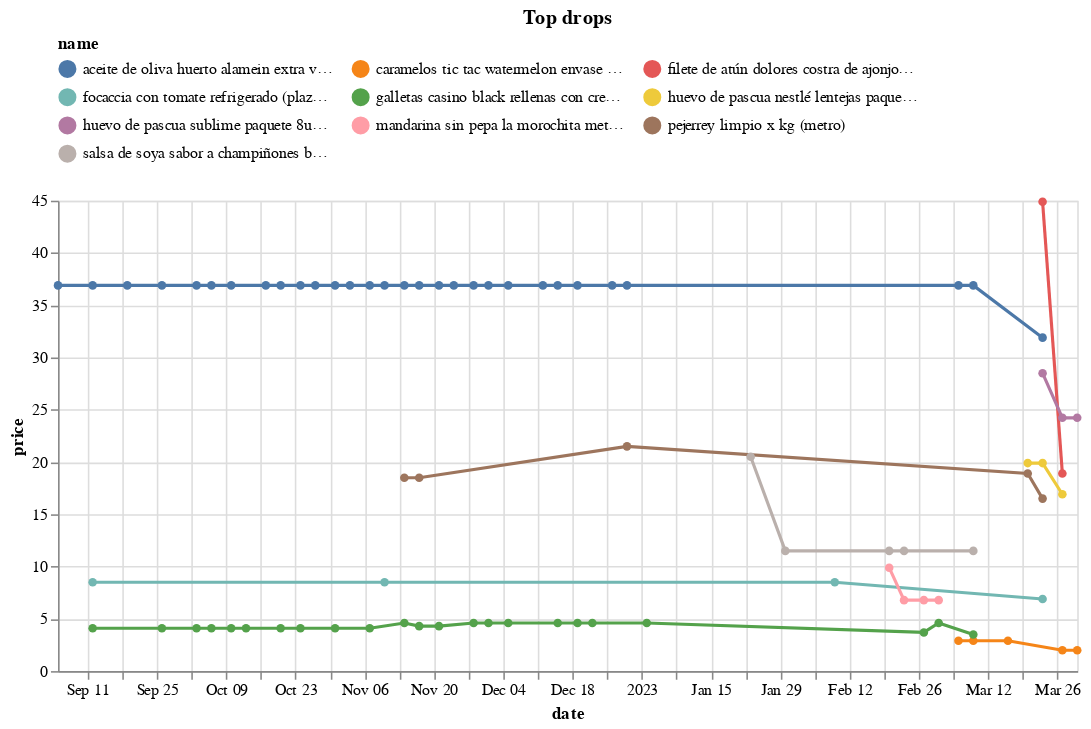

Notebook source saved alongside this figure:
### Code cell
(top_changes
 .sort_values('change')
 .head(10)
 .loc[:, ['store','sku']]
 .merge(df, on=['store','sku'])
 .pipe(alt.Chart)
 .mark_line(point=True)
 .encode(x='date', y='price', color='name', tooltip=['name','price'])
 .properties(width=650, title='Top drops')
 .configure_legend(orient='top', columns=3)
)

### Figure 1 — Vega-Lite specification as saved in the notebook (floating-point values rounded to 4 significant figures)
{"config": {"view": {"continuousWidth": 400, "continuousHeight": 300}, "legend": {"columns": 3, "orient": "top"}}, "data": {"name": "data-12257765d46d276fb5d09d63610c1da9"}, "mark": {"type": "line", "point": true}, "encoding": {"color": {"field": "name", "type": "nominal"}, "tooltip": [{"field": "name", "type": "nominal"}, {"field": "price", "type": "quantitative"}], "x": {"field": "date", "type": "temporal"}, "y": {"field": "price", "type": "quantitative"}}, "title": "Top drops", "width": 650, "$schema": "https://vega.github.io/schema/vega-lite/v4.17.0.json", "datasets": {"data-12257765d46d276fb5d09d63610c1da9": [{"store": "plaza_vea", "sku": 10850214, "brand": "DOLORES", "uri": "https://www.plazavea.com.pe/filete-de-atun-dolores-costra-de-ajonjoli-bolsa-304g/p", "name": "filete de atún dolores costra de ajonjolí bolsa 304g (plaza_vea)", "price": 44.9, "category": "https://www.plazavea.com.pe/carnes-aves-y-pescados", "date": "2023-03-23T00:00:00"}, {"store": "plaza_vea", "sku": 10850214, "brand": "DOLORES", "uri": "https://www.plazavea.com.pe/filete-de-atun-dolores-costra-de-ajonjoli-bolsa-304g/p", "name": "filete de atún dolores costra de ajonjolí bolsa 304g (plaza_vea)", "price": 18.9, "category": "https://www.plazavea.com.pe/carnes-aves-y-pescados", "date": "2023-03-27T00:00:00"}, {"store": "plaza_vea", "sku": 10211360, "brand": "PLAZA VEA", "uri": "https://www.plazavea.com.pe/focaccia-con-tomate-refrigerado/p", "name": "focaccia con tomate refrigerado (plaza_vea)", "price": 8.5, "category": "https://www.plazavea.com.pe/panaderia-y-pasteleria", "date": "2022-09-12T00:00:00"}, {"store": "plaza_vea", "sku": 10211360, "brand": "PLAZA VEA", "uri": "https://www.plazavea.com.pe/focaccia-con-tomate-refrigerado/p", "name": "focaccia con tomate refrigerado (plaza_vea)", "price": 8.5, "category": "https://www.plazavea.com.pe/panaderia-y-pasteleria", "date": "2023-02-09T00:00:00"}, {"store": "plaza_vea", "sku": 10211360, "brand": "PLAZA VEA", "uri": "https://www.plazavea.com.pe/focaccia-con-tomate-refrigerado/p", "name": "focaccia con tomate refrigerado (plaza_vea)", "price": 6.9, "category": "https://www.plazavea.com.pe/panaderia-y-pasteleria", "date": "2023-03-23T00:00:00"}, {"store": "plaza_vea", "sku": 10211360, "brand": "PLAZA VEA", "uri": "https://www.plazavea.com.pe/focaccia-con-tomate-refrigerado/p", "name": "focaccia con tomate refrigerado (plaza_vea)", "price": 8.5, "category": "https://www.plazavea.com.pe/panaderia-y-pasteleria", "date": "2022-11-10T00:00:00"}, {"store": "metro", "sku": 4145, "brand": ".", "uri": "https://www.metro.pe/pejerrey-limpio-x-kg-5844/p", "name": "pejerrey limpio x kg (metro)", "price": 18.5, "category": "https://www.metro.pe/carnes-aves-y-pescados/pescados-y-mariscos/pescados-frescos", "date": "2022-11-17T00:00:00"}, {"store": "metro", "sku": 4145, "brand": ".", "uri": "https://www.metro.pe/pejerrey-limpio-x-kg-5844/p", "name": "pejerrey limpio x kg (metro)", "price": 21.5, "category": "https://www.metro.pe/carnes-aves-y-pescados/pescados-y-mariscos/pescados-frescos", "date": "2022-12-29T00:00:00"}, {"store": "metro", "sku": 4145, "brand": "Genérico", "uri": "https://www.metro.pe/pejerrey-limpio-x-kg-5844/p", "name": "pejerrey limpio x kg (metro)", "price": 18.9, "category": "https://www.metro.pe/carnes-aves-y-pescados/pescados-y-mariscos/pescados-frescos", "date": "2023-03-20T00:00:00"}, {"store": "metro", "sku": 4145, "brand": ".", "uri": "https://www.metro.pe/pejerrey-limpio-x-kg-5844/p", "name": "pejerrey limpio x kg (metro)", "price": 18.5, "category": "https://www.metro.pe/carnes-aves-y-pescados/pescados-y-mariscos/pescados-frescos", "date": "2022-11-14T00:00:00"}, {"store": "metro", "sku": 4145, "brand": "Genérico", "uri": "https://www.metro.pe/pejerrey-limpio-x-kg-5844/p", "name": "pejerrey limpio x kg (metro)", "price": 16.5, "category": "https://www.metro.pe/carnes-aves-y-pescados/pescados-y-mariscos/pescados-frescos", "date": "2023-03-23T00:00:00"}, {"store": "metro", "sku": 1017219, "brand": "Bárcidda", "uri": "https://www.metro.pe/salsa-de-soya-sabor-a-champinones-barcidda-500ml-981112/p", "name": "salsa de soya sabor a champiñones bárcidda 500ml (metro)", "price": 11.5, "category": "https://www.metro.pe/abarrotes/condimentos-vinagres-y-comida-instantanea/vinagres-y-sillao", "date": "2023-01-30T00:00:00"}, {"store": "metro", "sku": 1017219, "brand": "Bárcidda", "uri": "https://www.metro.pe/salsa-de-soya-sabor-a-champinones-barcidda-500ml-981112/p", "name": "salsa de soya sabor a champiñones bárcidda 500ml (metro)", "price": 11.5, "category": "https://www.metro.pe/abarrotes/condimentos-vinagres-y-comida-instantanea/vinagres-y-sillao", "date": "2023-02-23T00:00:00"}, {"store": "metro", "sku": 1017219, "brand": "Bárcidda", "uri": "https://www.metro.pe/salsa-de-soya-sabor-a-champinones-barcidda-500ml-981112/p", "name": "salsa de soya sabor a champiñones bárcidda 500ml (metro)", "price": 20.5, "category": "https://www.metro.pe/abarrotes/condimentos-vinagres-y-comida-instantanea/vinagres-y-sillao", "date": "2023-01-23T00:00:00"}, {"store": "metro", "sku": 1017219, "brand": "Bárcidda", "uri": "https://www.metro.pe/salsa-de-soya-sabor-a-champinones-barcidda-500ml-981112/p", "name": "salsa de soya sabor a champiñones bárcidda 500ml (metro)", "price": 11.5, "category": "https://www.metro.pe/abarrotes/condimentos-vinagres-y-comida-instantanea/vinagres-y-sillao", "date": "2023-03-09T00:00:00"}, {"store": "metro", "sku": 1017219, "brand": "Bárcidda", "uri": "https://www.metro.pe/salsa-de-soya-sabor-a-champinones-barcidda-500ml-981112/p", "name": "salsa de soya sabor a champiñones bárcidda 500ml (metro)", "price": 11.5, "category": "https://www.metro.pe/abarrotes/condimentos-vinagres-y-comida-instantanea/vinagres-y-sillao", "date": "2023-02-20T00:00:00"}, {"store": "metro", "sku": 958426, "brand": "Sin Marca", "uri": "https://www.metro.pe/mandarina-sin-pepa-la-morochita-metro-1-5kg-784196/p", "name": "mandarina sin pepa la morochita metro 1.5kg (metro)", "price": 6.79, "category": "https://www.metro.pe/frutas-y-verduras/frutas/naranjas-y-otros-citricos", "date": "2023-02-23T00:00:00"}, {"store": "metro", "sku": 958426, "brand": "Sin Marca", "uri": "https://www.metro.pe/mandarina-sin-pepa-la-morochita-metro-1-5kg-784196/p", "name": "mandarina sin pepa la morochita metro 1.5kg (metro)", "price": 6.79, "category": "https://www.metro.pe/frutas-y-verduras/frutas/naranjas-y-otros-citricos", "date": "2023-02-27T00:00:00"}, {"store": "metro", "sku": 958426, "brand": "Sin Marca", "uri": "https://www.metro.pe/mandarina-sin-pepa-la-morochita-metro-1-5kg-784196/p", "name": "mandarina sin pepa la morochita metro 1.5kg (metro)", "price": 6.79, "category": "https://www.metro.pe/frutas-y-verduras/frutas/naranjas-y-otros-citricos", "date": "2023-03-02T00:00:00"}, {"store": "metro", "sku": 958426, "brand": "Sin Marca", "uri": "https://www.metro.pe/mandarina-sin-pepa-la-morochita-metro-1-5kg-784196/p", "name": "mandarina sin pepa la morochita metro 1.5kg (metro)", "price": 9.89, "category": "https://www.metro.pe/frutas-y-verduras/frutas/naranjas-y-otros-citricos", "date": "2023-02-20T00:00:00"}, {"store": "plaza_vea", "sku": 10792980, "brand": "TIC TAC", "uri": "https://www.plazavea.com.pe/caramelos-tic-tac-watermelon-envase-16g/p", "name": "caramelos tic tac watermelon envase 16g (plaza_vea)", "price": 2.9, "category": "https://www.plazavea.com.pe/abarrotes", "date": "2023-03-06T00:00:00"}, {"store": "plaza_vea", "sku": 10792980, "brand": "TIC TAC", "uri": "https://www.plazavea.com.pe/caramelos-tic-tac-watermelon-envase-16g/p", "name": "caramelos tic tac watermelon envase 16g (plaza_vea)", "price": 2.0, "category": "https://www.plazavea.com.pe/abarrotes", "date": "2023-03-30T00:00:00"}, {"store": "plaza_vea", "sku": 10792980, "brand": "TIC TAC", "uri": "https://www.plazavea.com.pe/caramelos-tic-tac-watermelon-envase-16g/p", "name": "caramelos tic tac watermelon envase 16g (plaza_vea)", "price": 2.0, "category": "https://www.plazavea.com.pe/abarrotes", "date": "2023-03-27T00:00:00"}, {"store": "plaza_vea", "sku": 10792980, "brand": "TIC TAC", "uri": "https://www.plazavea.com.pe/caramelos-tic-tac-watermelon-envase-16g/p", "name": "caramelos tic tac watermelon envase 16g (plaza_vea)", "price": 2.9, "category": "https://www.plazavea.com.pe/abarrotes", "date": "2023-03-09T00:00:00"}, {"store": "plaza_vea", "sku": 10792980, "brand": "TIC TAC", "uri": "https://www.plazavea.com.pe/caramelos-tic-tac-watermelon-envase-16g/p", "name": "caramelos tic tac watermelon envase 16g (plaza_vea)", "price": 2.9, "category": "https://www.plazavea.com.pe/abarrotes", "date": "2023-03-16T00:00:00"}, {"store": "plaza_vea", "sku": 10406424, "brand": "NESTLE SUBLIME", "uri": "https://www.plazavea.com.pe/huevo-de-pascua-sublime-paquete-8un/p", "name": "huevo de pascua sublime paquete 8un (plaza_vea)", "price": 24.23, "category": "https://www.plazavea.com.pe/abarrotes", "date": "2023-03-30T00:00:00"}, {"store": "plaza_vea", "sku": 10406424, "brand": "NESTLE SUBLIME", "uri": "https://www.plazavea.com.pe/huevo-de-pascua-sublime-paquete-8un/p", "name": "huevo de pascua sublime paquete 8un (plaza_vea)", "price": 28.5, "category": "https://www.plazavea.com.pe/abarrotes", "date": "2023-03-23T00:00:00"}, {"store": "plaza_vea", "sku": 10406424, "brand": "NESTLE SUBLIME", "uri": "https://www.plazavea.com.pe/huevo-de-pascua-sublime-paquete-8un/p", "name": "huevo de pascua sublime paquete 8un (plaza_vea)", "price": 24.23, "category": "https://www.plazavea.com.pe/abarrotes", "date": "2023-03-27T00:00:00"}, {"store": "plaza_vea", "sku": 10083534, "brand": "NESTLÉ", "uri": "https://www.plazavea.com.pe/huevo-de-pascua-lentejas-paquete-101-5g/p", "name": "huevo de pascua nestlé lentejas paquete 101.5g (plaza_vea)", "price": 19.9, "category": "https://www.plazavea.com.pe/abarrotes", "date": "2023-03-20T00:00:00"}, {"store": "plaza_vea", "sku": 10083534, "brand": "NESTLÉ", "uri": "https://www.plazavea.com.pe/huevo-de-pascua-lentejas-paquete-101-5g/p", "name": "huevo de pascua nestlé lentejas paquete 101.5g (plaza_vea)", "price": 19.9, "category": "https://www.plazavea.com.pe/abarrotes", "date": "2023-03-23T00:00:00"}, {"store": "plaza_vea", "sku": 10083534, "brand": "NESTLÉ", "uri": "https://www.plazavea.com.pe/huevo-de-pascua-lentejas-paquete-101-5g/p", "name": "huevo de pascua nestlé lentejas paquete 101.5g (plaza_vea)", "price": 16.92, "category": "https://www.plazavea.com.pe/abarrotes", "date": "2023-03-27T00:00:00"}, {"store": "plaza_vea", "sku": 560, "brand": "HUERTO ALAMEIN", "uri": "https://www.plazavea.com.pe/aceite-de-oliva-huerto-alamein-extra-virgen-botella-1l/p", "name": "aceite de oliva huerto alamein extra virgen botella 1l (plaza_vea)", "price": 36.9, "category": "https://www.plazavea.com.pe/abarrotes", "date": "2022-12-05T00:00:00"}, {"store": "plaza_vea", "sku": 560, "brand": "HUERTO ALAMEIN", "uri": "https://www.plazavea.com.pe/aceite-de-oliva-huerto-alamein-extra-virgen-botella-1l/p", "name": "aceite de oliva huerto alamein extra virgen botella 1l (plaza_vea)", "price": 36.9, "category": "https://www.plazavea.com.pe/abarrotes", "date": "2022-12-15T00:00:00"}, {"store": "plaza_vea", "sku": 560, "brand": "HUERTO ALAMEIN", "uri": "https://www.plazavea.com.pe/aceite-de-oliva-huerto-alamein-extra-virgen-botella-1l/p", "name": "aceite de oliva huerto alamein extra virgen botella 1l (plaza_vea)", "price": 36.9, "category": "https://www.plazavea.com.pe/abarrotes", "date": "2022-12-29T00:00:00"}, {"store": "plaza_vea", "sku": 560, "brand": "HUERTO ALAMEIN", "uri": "https://www.plazavea.com.pe/aceite-de-oliva-huerto-alamein-extra-virgen-botella-1l/p", "name": "aceite de oliva huerto alamein extra virgen botella 1l (plaza_vea)", "price": 36.9, "category": "https://www.plazavea.com.pe/abarrotes", "date": "2022-11-21T00:00:00"}, {"store": "plaza_vea", "sku": 560, "brand": "HUERTO ALAMEIN", "uri": "https://www.plazavea.com.pe/aceite-de-oliva-huerto-alamein-extra-virgen-botella-1l/p", "name": "aceite de oliva huerto alamein extra virgen botella 1l (plaza_vea)", "price": 36.9, "category": "https://www.plazavea.com.pe/abarrotes", "date": "2022-11-24T00:00:00"}, {"store": "plaza_vea", "sku": 560, "brand": "HUERTO ALAMEIN", "uri": "https://www.plazavea.com.pe/aceite-de-oliva-huerto-alamein-extra-virgen-botella-1l/p", "name": "aceite de oliva huerto alamein extra virgen botella 1l (plaza_vea)", "price": 36.9, "category": "https://www.plazavea.com.pe/abarrotes", "date": "2022-10-20T00:00:00"}, {"store": "plaza_vea", "sku": 560, "brand": "HUERTO ALAMEIN", "uri": "https://www.plazavea.com.pe/aceite-de-oliva-huerto-alamein-extra-virgen-botella-1l/p", "name": "aceite de oliva huerto alamein extra virgen botella 1l (plaza_vea)", "price": 36.9, "category": "https://www.plazavea.com.pe/abarrotes", "date": "2022-09-12T00:00:00"}, {"store": "plaza_vea", "sku": 560, "brand": "HUERTO ALAMEIN", "uri": "https://www.plazavea.com.pe/aceite-de-oliva-huerto-alamein-extra-virgen-botella-1l/p", "name": "aceite de oliva huerto alamein extra virgen botella 1l (plaza_vea)", "price": 36.9, "category": "https://www.plazavea.com.pe/abarrotes", "date": "2022-11-07T00:00:00"}, {"store": "plaza_vea", "sku": 560, "brand": "HUERTO ALAMEIN", "uri": "https://www.plazavea.com.pe/aceite-de-oliva-huerto-alamein-extra-virgen-botella-1l/p", "name": "aceite de oliva huerto alamein extra virgen botella 1l (plaza_vea)", "price": 36.9, "category": "https://www.plazavea.com.pe/abarrotes", "date": "2022-11-14T00:00:00"}, {"store": "plaza_vea", "sku": 560, "brand": "HUERTO ALAMEIN", "uri": "https://www.plazavea.com.pe/aceite-de-oliva-huerto-alamein-extra-virgen-botella-1l/p", "name": "aceite de oliva huerto alamein extra virgen botella 1l (plaza_vea)", "price": 36.9, "category": "https://www.plazavea.com.pe/abarrotes", "date": "2022-10-27T00:00:00"}, {"store": "plaza_vea", "sku": 560, "brand": "HUERTO ALAMEIN", "uri": "https://www.plazavea.com.pe/aceite-de-oliva-huerto-alamein-extra-virgen-botella-1l/p", "name": "aceite de oliva huerto alamein extra virgen botella 1l (plaza_vea)", "price": 36.9, "category": "https://www.plazavea.com.pe/abarrotes", "date": "2023-03-06T00:00:00"}, {"store": "plaza_vea", "sku": 560, "brand": "HUERTO ALAMEIN", "uri": "https://www.plazavea.com.pe/aceite-de-oliva-huerto-alamein-extra-virgen-botella-1l/p", "name": "aceite de oliva huerto alamein extra virgen botella 1l (plaza_vea)", "price": 36.9, "category": "https://www.plazavea.com.pe/abarrotes", "date": "2022-12-26T00:00:00"}, {"store": "plaza_vea", "sku": 560, "brand": "HUERTO ALAMEIN", "uri": "https://www.plazavea.com.pe/aceite-de-oliva-huerto-alamein-extra-virgen-botella-1l/p", "name": "aceite de oliva huerto alamein extra virgen botella 1l (plaza_vea)", "price": 36.9, "category": "https://www.plazavea.com.pe/abarrotes", "date": "2022-11-17T00:00:00"}, {"store": "plaza_vea", "sku": 560, "brand": "HUERTO ALAMEIN", "uri": "https://www.plazavea.com.pe/aceite-de-oliva-huerto-alamein-extra-virgen-botella-1l/p", "name": "aceite de oliva huerto alamein extra virgen botella 1l (plaza_vea)", "price": 36.9, "category": "https://www.plazavea.com.pe/abarrotes", "date": "2022-10-06T00:00:00"}, {"store": "plaza_vea", "sku": 560, "brand": "HUERTO ALAMEIN", "uri": "https://www.plazavea.com.pe/aceite-de-oliva-huerto-alamein-extra-virgen-botella-1l/p", "name": "aceite de oliva huerto alamein extra virgen botella 1l (plaza_vea)", "price": 31.9, "category": "https://www.plazavea.com.pe/abarrotes", "date": "2023-03-23T00:00:00"}, {"store": "plaza_vea", "sku": 560, "brand": "HUERTO ALAMEIN", "uri": "https://www.plazavea.com.pe/aceite-de-oliva-huerto-alamein-extra-virgen-botella-1l/p", "name": "aceite de oliva huerto alamein extra virgen botella 1l (plaza_vea)", "price": 36.9, "category": "https://www.plazavea.com.pe/abarrotes", "date": "2022-10-17T00:00:00"}, {"store": "plaza_vea", "sku": 560, "brand": "HUERTO ALAMEIN", "uri": "https://www.plazavea.com.pe/aceite-de-oliva-huerto-alamein-extra-virgen-botella-1l/p", "name": "aceite de oliva huerto alamein extra virgen botella 1l (plaza_vea)", "price": 36.9, "category": "https://www.plazavea.com.pe/abarrotes", "date": "2022-12-01T00:00:00"}, {"store": "plaza_vea", "sku": 560, "brand": "HUERTO ALAMEIN", "uri": "https://www.plazavea.com.pe/aceite-de-oliva-huerto-alamein-extra-virgen-botella-1l/p", "name": "aceite de oliva huerto alamein extra virgen botella 1l (plaza_vea)", "price": 36.9, "category": "https://www.plazavea.com.pe/abarrotes", "date": "2022-11-10T00:00:00"}, {"store": "plaza_vea", "sku": 560, "brand": "HUERTO ALAMEIN", "uri": "https://www.plazavea.com.pe/aceite-de-oliva-huerto-alamein-extra-virgen-botella-1l/p", "name": "aceite de oliva huerto alamein extra virgen botella 1l (plaza_vea)", "price": 36.9, "category": "https://www.plazavea.com.pe/abarrotes", "date": "2022-10-10T00:00:00"}, {"store": "plaza_vea", "sku": 560, "brand": "HUERTO ALAMEIN", "uri": "https://www.plazavea.com.pe/aceite-de-oliva-huerto-alamein-extra-virgen-botella-1l/p", "name": "aceite de oliva huerto alamein extra virgen botella 1l (plaza_vea)", "price": 36.9, "category": "https://www.plazavea.com.pe/abarrotes", "date": "2022-12-19T00:00:00"}, {"store": "plaza_vea", "sku": 560, "brand": "HUERTO ALAMEIN", "uri": "https://www.plazavea.com.pe/aceite-de-oliva-huerto-alamein-extra-virgen-botella-1l/p", "name": "aceite de oliva huerto alamein extra virgen botella 1l (plaza_vea)", "price": 36.9, "category": "https://www.plazavea.com.pe/abarrotes", "date": "2023-03-09T00:00:00"}, {"store": "plaza_vea", "sku": 560, "brand": "HUERTO ALAMEIN", "uri": "https://www.plazavea.com.pe/aceite-de-oliva-huerto-alamein-extra-virgen-botella-1l/p", "name": "aceite de oliva huerto alamein extra virgen botella 1l (plaza_vea)", "price": 36.9, "category": "https://www.plazavea.com.pe/abarrotes", "date": "2022-09-05T00:00:00"}, {"store": "plaza_vea", "sku": 560, "brand": "HUERTO ALAMEIN", "uri": "https://www.plazavea.com.pe/aceite-de-oliva-huerto-alamein-extra-virgen-botella-1l/p", "name": "aceite de oliva huerto alamein extra virgen botella 1l (plaza_vea)", "price": 36.9, "category": "https://www.plazavea.com.pe/abarrotes", "date": "2022-09-19T00:00:00"}, {"store": "plaza_vea", "sku": 560, "brand": "HUERTO ALAMEIN", "uri": "https://www.plazavea.com.pe/aceite-de-oliva-huerto-alamein-extra-virgen-botella-1l/p", "name": "aceite de oliva huerto alamein extra virgen botella 1l (plaza_vea)", "price": 36.9, "category": "https://www.plazavea.com.pe/abarrotes", "date": "2022-12-12T00:00:00"}, {"store": "plaza_vea", "sku": 560, "brand": "HUERTO ALAMEIN", "uri": "https://www.plazavea.com.pe/aceite-de-oliva-huerto-alamein-extra-virgen-botella-1l/p", "name": "aceite de oliva huerto alamein extra virgen botella 1l (plaza_vea)", "price": 36.9, "category": "https://www.plazavea.com.pe/abarrotes", "date": "2022-11-03T00:00:00"}, {"store": "plaza_vea", "sku": 560, "brand": "HUERTO ALAMEIN", "uri": "https://www.plazavea.com.pe/aceite-de-oliva-huerto-alamein-extra-virgen-botella-1l/p", "name": "aceite de oliva huerto alamein extra virgen botella 1l (plaza_vea)", "price": 36.9, "category": "https://www.plazavea.com.pe/abarrotes", "date": "2022-10-24T00:00:00"}, {"store": "plaza_vea", "sku": 560, "brand": "HUERTO ALAMEIN", "uri": "https://www.plazavea.com.pe/aceite-de-oliva-huerto-alamein-extra-virgen-botella-1l/p", "name": "aceite de oliva huerto alamein extra virgen botella 1l (plaza_vea)", "price": 36.9, "category": "https://www.plazavea.com.pe/abarrotes", "date": "2022-10-03T00:00:00"}, {"store": "plaza_vea", "sku": 560, "brand": "HUERTO ALAMEIN", "uri": "https://www.plazavea.com.pe/aceite-de-oliva-huerto-alamein-extra-virgen-botella-1l/p", "name": "aceite de oliva huerto alamein extra virgen botella 1l (plaza_vea)", "price": 36.9, "category": "https://www.plazavea.com.pe/abarrotes", "date": "2022-11-28T00:00:00"}, {"store": "plaza_vea", "sku": 560, "brand": "HUERTO ALAMEIN", "uri": "https://www.plazavea.com.pe/aceite-de-oliva-huerto-alamein-extra-virgen-botella-1l/p", "name": "aceite de oliva huerto alamein extra virgen botella 1l (plaza_vea)", "price": 36.9, "category": "https://www.plazavea.com.pe/abarrotes", "date": "2022-09-26T00:00:00"}, {"store": "plaza_vea", "sku": 560, "brand": "HUERTO ALAMEIN", "uri": "https://www.plazavea.com.pe/aceite-de-oliva-huerto-alamein-extra-virgen-botella-1l/p", "name": "aceite de oliva huerto alamein extra virgen botella 1l (plaza_vea)", "price": 36.9, "category": "https://www.plazavea.com.pe/abarrotes", "date": "2022-10-31T00:00:00"}, {"store": "plaza_vea", "sku": 25547, "brand": "VICTORIA", "uri": null, "name": "galletas casino black rellenas con crema sabor a vainilla paquete 6un (plaza_vea)", "price": 4.6, "category": "https://www.plazavea.com.pe/abarrotes", "date": "2023-01-02T00:00:00"}, {"store": "plaza_vea", "sku": 25547, "brand": "VICTORIA", "uri": null, "name": "galletas casino black rellenas con crema sabor a vainilla paquete 6un (plaza_vea)", "price": 4.6, "category": "https://www.plazavea.com.pe/abarrotes", "date": "2022-12-05T00:00:00"}, {"store": "plaza_vea", "sku": 25547, "brand": "VICTORIA", "uri": null, "name": "galletas casino black rellenas con crema sabor a vainilla paquete 6un (plaza_vea)", "price": 4.6, "category": "https://www.plazavea.com.pe/abarrotes", "date": "2022-12-15T00:00:00"}, {"store": "plaza_vea", "sku": 25547, "brand": "VICTORIA", "uri": null, "name": "galletas casino black rellenas con crema sabor a vainilla paquete 6un (plaza_vea)", "price": 4.3, "category": "https://www.plazavea.com.pe/abarrotes", "date": "2022-11-21T00:00:00"}, {"store": "plaza_vea", "sku": 25547, "brand": "VICTORIA", "uri": null, "name": "galletas casino black rellenas con crema sabor a vainilla paquete 6un (plaza_vea)", "price": 4.1, "category": "https://www.plazavea.com.pe/abarrotes", "date": "2022-10-20T00:00:00"}, {"store": "plaza_vea", "sku": 25547, "brand": "VICTORIA", "uri": null, "name": "galletas casino black rellenas con crema sabor a vainilla paquete 6un (plaza_vea)", "price": 4.1, "category": "https://www.plazavea.com.pe/abarrotes", "date": "2022-09-12T00:00:00"}, {"store": "plaza_vea", "sku": 25547, "brand": "VICTORIA", "uri": null, "name": "galletas casino black rellenas con crema sabor a vainilla paquete 6un (plaza_vea)", "price": 4.6, "category": "https://www.plazavea.com.pe/abarrotes", "date": "2022-12-22T00:00:00"}, {"store": "plaza_vea", "sku": 25547, "brand": "VICTORIA", "uri": null, "name": "galletas casino black rellenas con crema sabor a vainilla paquete 6un (plaza_vea)", "price": 4.1, "category": "https://www.plazavea.com.pe/abarrotes", "date": "2022-11-07T00:00:00"}, {"store": "plaza_vea", "sku": 25547, "brand": "VICTORIA", "uri": null, "name": "galletas casino black rellenas con crema sabor a vainilla paquete 6un (plaza_vea)", "price": 4.6, "category": "https://www.plazavea.com.pe/abarrotes", "date": "2022-11-14T00:00:00"}, {"store": "plaza_vea", "sku": 25547, "brand": "VICTORIA", "uri": "https://www.plazavea.com.pe/galletas-casino-black-rellenas-con-crema-sabor-a-vainilla-paquete-6un/p", "name": "galletas casino black rellenas con crema sabor a vainilla paquete 6un (plaza_vea)", "price": 4.6, "category": "https://www.plazavea.com.pe/abarrotes", "date": "2023-03-02T00:00:00"}, {"store": "plaza_vea", "sku": 25547, "brand": "VICTORIA", "uri": null, "name": "galletas casino black rellenas con crema sabor a vainilla paquete 6un (plaza_vea)", "price": 4.3, "category": "https://www.plazavea.com.pe/abarrotes", "date": "2022-11-17T00:00:00"}, {"store": "plaza_vea", "sku": 25547, "brand": "VICTORIA", "uri": null, "name": "galletas casino black rellenas con crema sabor a vainilla paquete 6un (plaza_vea)", "price": 4.1, "category": "https://www.plazavea.com.pe/abarrotes", "date": "2022-10-06T00:00:00"}, {"store": "plaza_vea", "sku": 25547, "brand": "VICTORIA", "uri": "https://www.plazavea.com.pe/galletas-casino-black-rellenas-con-crema-sabor-a-vainilla-paquete-6un/p", "name": "galletas casino black rellenas con crema sabor a vainilla paquete 6un (plaza_vea)", "price": 3.7, "category": "https://www.plazavea.com.pe/abarrotes", "date": "2023-02-27T00:00:00"}, {"store": "plaza_vea", "sku": 25547, "brand": "VICTORIA", "uri": null, "name": "galletas casino black rellenas con crema sabor a vainilla paquete 6un (plaza_vea)", "price": 4.6, "category": "https://www.plazavea.com.pe/abarrotes", "date": "2022-12-01T00:00:00"}, {"store": "plaza_vea", "sku": 25547, "brand": "VICTORIA", "uri": null, "name": "galletas casino black rellenas con crema sabor a vainilla paquete 6un (plaza_vea)", "price": 4.1, "category": "https://www.plazavea.com.pe/abarrotes", "date": "2022-10-10T00:00:00"}, {"store": "plaza_vea", "sku": 25547, "brand": "VICTORIA", "uri": null, "name": "galletas casino black rellenas con crema sabor a vainilla paquete 6un (plaza_vea)", "price": 4.6, "category": "https://www.plazavea.com.pe/abarrotes", "date": "2022-12-19T00:00:00"}, {"store": "plaza_vea", "sku": 25547, "brand": "VICTORIA", "uri": "https://www.plazavea.com.pe/galletas-casino-black-rellenas-con-crema-sabor-a-vainilla-paquete-6un/p", "name": "galletas casino black rellenas con crema sabor a vainilla paquete 6un (plaza_vea)", "price": 3.5, "category": "https://www.plazavea.com.pe/abarrotes", "date": "2023-03-09T00:00:00"}, {"store": "plaza_vea", "sku": 25547, "brand": "VICTORIA", "uri": null, "name": "galletas casino black rellenas con crema sabor a vainilla paquete 6un (plaza_vea)", "price": 4.1, "category": "https://www.plazavea.com.pe/abarrotes", "date": "2022-10-24T00:00:00"}, {"store": "plaza_vea", "sku": 25547, "brand": "VICTORIA", "uri": null, "name": "galletas casino black rellenas con crema sabor a vainilla paquete 6un (plaza_vea)", "price": 4.1, "category": "https://www.plazavea.com.pe/abarrotes", "date": "2022-10-13T00:00:00"}, {"store": "plaza_vea", "sku": 25547, "brand": "VICTORIA", "uri": null, "name": "galletas casino black rellenas con crema sabor a vainilla paquete 6un (plaza_vea)", "price": 4.1, "category": "https://www.plazavea.com.pe/abarrotes", "date": "2022-10-03T00:00:00"}, {"store": "plaza_vea", "sku": 25547, "brand": "VICTORIA", "uri": null, "name": "galletas casino black rellenas con crema sabor a vainilla paquete 6un (plaza_vea)", "price": 4.6, "category": "https://www.plazavea.com.pe/abarrotes", "date": "2022-11-28T00:00:00"}, {"store": "plaza_vea", "sku": 25547, "brand": "VICTORIA", "uri": null, "name": "galletas casino black rellenas con crema sabor a vainilla paquete 6un (plaza_vea)", "price": 4.1, "category": "https://www.plazavea.com.pe/abarrotes", "date": "2022-09-26T00:00:00"}, {"store": "plaza_vea", "sku": 25547, "brand": "VICTORIA", "uri": null, "name": "galletas casino black rellenas con crema sabor a vainilla paquete 6un (plaza_vea)", "price": 4.1, "category": "https://www.plazavea.com.pe/abarrotes", "date": "2022-10-31T00:00:00"}]}}
